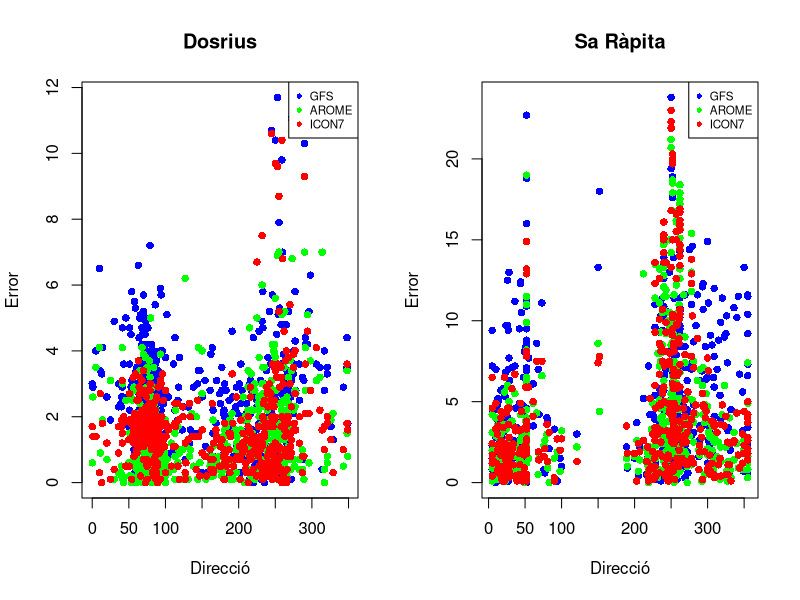

Generate this figure with R:

setwd("C:/Users/tomas/OneDrive/Escritorio/projectepe/data")

dades_errors_dr <- read.csv("error_dosrius.csv", header = TRUE)
dades_errors_sr <- read.csv("error_sarapita.csv", header = TRUE)



par(mfrow = c(1, 2)) 


ymax_dr <- max(c(dades_errors_dr$dgfs, dades_errors_dr$darome, dades_errors_dr$dicon7), na.rm=TRUE)
ymin_dr <- min(c(dades_errors_dr$dgfs, dades_errors_dr$darome, dades_errors_dr$dicon7), na.rm=TRUE)

plot(dades_errors_dr$dir, dades_errors_dr$dgfs, 
     col = "blue", pch = 16, 
     ylim = c(ymin_dr, ymax_dr), 
     xlab = "Direcció", ylab = "Error",
     main = "Dosrius")

points(dades_errors_dr$dir, dades_errors_dr$darome, col = "green", pch = 16)
points(dades_errors_dr$dir, dades_errors_dr$dicon7, col = "red", pch = 16)


legend("topright", legend=c("GFS", "AROME", "ICON7"),
       col=c("blue", "green", "red"), pch=16, cex=0.7)



ymax_sr <- max(c(dades_errors_sr$dgfs, dades_errors_sr$darome, dades_errors_sr$dicon7), na.rm=TRUE)
ymin_sr <- min(c(dades_errors_sr$dgfs, dades_errors_sr$darome, dades_errors_sr$dicon7), na.rm=TRUE)

plot(dades_errors_sr$dir, dades_errors_sr$dgfs, 
     col = "blue", pch = 16,
     ylim = c(ymin_sr, ymax_sr),
     xlab = "Direcció", ylab = "Error",
     main = "Sa Ràpita")

points(dades_errors_sr$dir, dades_errors_sr$darome, col = "green", pch = 16)
points(dades_errors_sr$dir, dades_errors_sr$dicon7, col = "red", pch = 16)

legend("topright", legend=c("GFS", "AROME", "ICON7"),
       col=c("blue", "green", "red"), pch=16, cex=0.7)